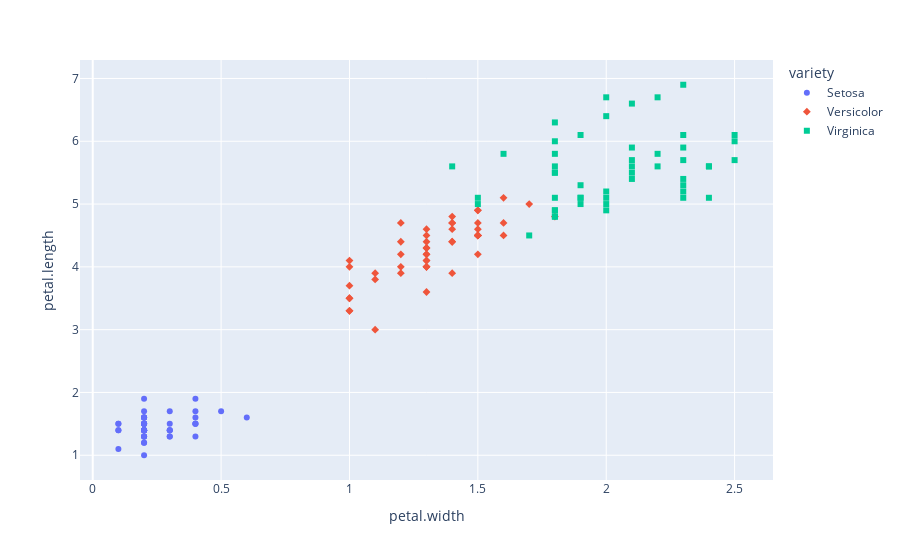

Notebook cell for this chart:
### Code cell
# Visualize
fig = px.scatter(iris_df, x='petal.width', y='petal.length',
                 color='variety',symbol='variety')
fig.show()

### Figure 1 — Plotly figure (JSON) as saved in the notebook; plotly's stock layout.template omitted (floating-point values rounded to 4 significant figures)
{"data": [{"hovertemplate": "variety=Setosa<br>petal.width=%{x}<br>petal.length=%{y}<extra></extra>", "legendgroup": "Setosa", "marker": {"color": "#636efa", "symbol": "circle"}, "mode": "markers", "name": "Setosa", "orientation": "v", "showlegend": true, "type": "scatter", "x": [0.2, 0.2, 0.2, 0.2, 0.2, 0.4, 0.3, 0.2, 0.2, 0.1, 0.2, 0.2, 0.1, 0.1, 0.2, 0.4, 0.4, 0.3, 0.3, 0.3, 0.2, 0.4, 0.2, 0.5, 0.2, 0.2, 0.4, 0.2, 0.2, 0.2, 0.2, 0.4, 0.1, 0.2, 0.2, 0.2, 0.2, 0.1, 0.2, 0.2, 0.3, 0.3, 0.2, 0.6, 0.4, 0.3, 0.2, 0.2, 0.2, 0.2], "xaxis": "x", "y": [1.4, 1.4, 1.3, 1.5, 1.4, 1.7, 1.4, 1.5, 1.4, 1.5, 1.5, 1.6, 1.4, 1.1, 1.2, 1.5, 1.3, 1.4, 1.7, 1.5, 1.7, 1.5, 1, 1.7, 1.9, 1.6, 1.6, 1.5, 1.4, 1.6, 1.6, 1.5, 1.5, 1.4, 1.5, 1.2, 1.3, 1.4, 1.3, 1.5, 1.3, 1.3, 1.3, 1.6, 1.9, 1.4, 1.6, 1.4, 1.5, 1.4], "yaxis": "y"}, {"hovertemplate": "variety=Versicolor<br>petal.width=%{x}<br>petal.length=%{y}<extra></extra>", "legendgroup": "Versicolor", "marker": {"color": "#EF553B", "symbol": "diamond"}, "mode": "markers", "name": "Versicolor", "orientation": "v", "showlegend": true, "type": "scatter", "x": [1.4, 1.5, 1.5, 1.3, 1.5, 1.3, 1.6, 1, 1.3, 1.4, 1, 1.5, 1, 1.4, 1.3, 1.4, 1.5, 1, 1.5, 1.1, 1.8, 1.3, 1.5, 1.2, 1.3, 1.4, 1.4, 1.7, 1.5, 1, 1.1, 1, 1.2, 1.6, 1.5, 1.6, 1.5, 1.3, 1.3, 1.3, 1.2, 1.4, 1.2, 1, 1.3, 1.2, 1.3, 1.3, 1.1, 1.3], "xaxis": "x", "y": [4.7, 4.5, 4.9, 4, 4.6, 4.5, 4.7, 3.3, 4.6, 3.9, 3.5, 4.2, 4, 4.7, 3.6, 4.4, 4.5, 4.1, 4.5, 3.9, 4.8, 4, 4.9, 4.7, 4.3, 4.4, 4.8, 5, 4.5, 3.5, 3.8, 3.7, 3.9, 5.1, 4.5, 4.5, 4.7, 4.4, 4.1, 4, 4.4, 4.6, 4, 3.3, 4.2, 4.2, 4.2, 4.3, 3, 4.1], "yaxis": "y"}, {"hovertemplate": "variety=Virginica<br>petal.width=%{x}<br>petal.length=%{y}<extra></extra>", "legendgroup": "Virginica", "marker": {"color": "#00cc96", "symbol": "square"}, "mode": "markers", "name": "Virginica", "orientation": "v", "showlegend": true, "type": "scatter", "x": [2.5, 1.9, 2.1, 1.8, 2.2, 2.1, 1.7, 1.8, 1.8, 2.5, 2, 1.9, 2.1, 2, 2.4, 2.3, 1.8, 2.2, 2.3, 1.5, 2.3, 2, 2, 1.8, 2.1, 1.8, 1.8, 1.8, 2.1, 1.6, 1.9, 2, 2.2, 1.5, 1.4, 2.3, 2.4, 1.8, 1.8, 2.1, 2.4, 2.3, 1.9, 2.3, 2.5, 2.3, 1.9, 2, 2.3, 1.8], "xaxis": "x", "y": [6, 5.1, 5.9, 5.6, 5.8, 6.6, 4.5, 6.3, 5.8, 6.1, 5.1, 5.3, 5.5, 5, 5.1, 5.3, 5.5, 6.7, 6.9, 5, 5.7, 4.9, 6.7, 4.9, 5.7, 6, 4.8, 4.9, 5.6, 5.8, 6.1, 6.4, 5.6, 5.1, 5.6, 6.1, 5.6, 5.5, 4.8, 5.4, 5.6, 5.1, 5.1, 5.9, 5.7, 5.2, 5, 5.2, 5.4, 5.1], "yaxis": "y"}], "layout": {"legend": {"title": {"text": "variety"}, "tracegroupgap": 0}, "margin": {"t": 60}, "xaxis": {"anchor": "y", "domain": [0, 1], "title": {"text": "petal.width"}}, "yaxis": {"anchor": "x", "domain": [0, 1], "title": {"text": "petal.length"}}}}
